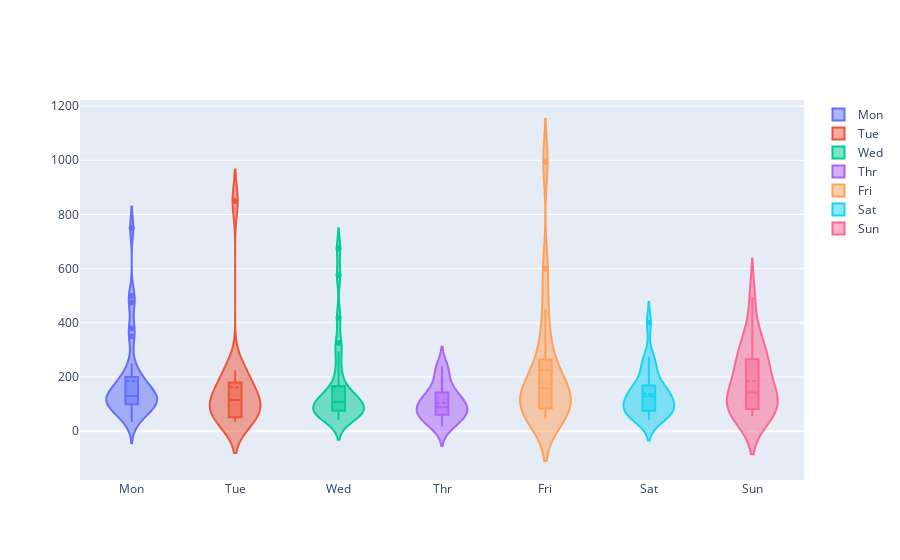

Source (notebook cell):
### Code cell
import plotly.graph_objects as go

choose = 2017
df = calendar_pd_filtered_lst[choose - 2015]

days = ["Mon", "Tue", "Wed", "Thr", "Fri", "Sat", "Sun"]
fig = go.Figure()
for day in days:
    fig.add_trace(go.Violin(x=df['weekofday'][df['weekofday'] == day],
                            y=df['price'][df['weekofday'] == day],
                            name=day,
                            box_visible=True,
                            meanline_visible=True))

fig.show()

### Figure 1 — Plotly figure (JSON) as saved in the notebook; plotly's stock layout.template omitted (floating-point values rounded to 4 significant figures)
{"data": [{"box": {"visible": true}, "meanline": {"visible": true}, "name": "Mon", "type": "violin", "x": ["Mon", "Mon", "Mon", "Mon", "Mon", "Mon", "Mon", "Mon", "Mon", "Mon", "Mon", "Mon", "Mon", "Mon", "Mon", "Mon", "Mon", "Mon", "Mon", "Mon", "Mon", "Mon", "Mon", "Mon", "Mon", "Mon", "Mon", "Mon", "Mon", "Mon", "Mon"], "y": [130, 250, 475, 125, 198, 100, 120, 179, 499, 159, 110, 34, 86, 379, 50, 130, 158, 200, 111, 129, 77, 130, 120, 200, 750, 75, 350, 94, 99, 62, 162]}, {"box": {"visible": true}, "meanline": {"visible": true}, "name": "Tue", "type": "violin", "x": ["Tue", "Tue", "Tue", "Tue", "Tue", "Tue", "Tue", "Tue", "Tue", "Tue", "Tue", "Tue", "Tue", "Tue", "Tue", "Tue"], "y": [35, 53, 95, 50, 129, 225, 850, 49, 149, 210, 45, 121, 108, 224, 148, 95]}, {"box": {"visible": true}, "meanline": {"visible": true}, "name": "Wed", "type": "violin", "x": ["Wed", "Wed", "Wed", "Wed", "Wed", "Wed", "Wed", "Wed", "Wed", "Wed", "Wed", "Wed", "Wed", "Wed", "Wed", "Wed", "Wed", "Wed", "Wed", "Wed", "Wed", "Wed", "Wed", "Wed", "Wed", "Wed", "Wed", "Wed"], "y": [115, 61, 75, 100, 230, 120, 120, 75, 140, 419, 42, 295, 73, 575, 118, 70, 79, 89, 79, 139, 45, 79, 75, 325, 675, 145, 51, 189]}, {"box": {"visible": true}, "meanline": {"visible": true}, "name": "Thr", "type": "violin", "x": ["Thr", "Thr", "Thr", "Thr", "Thr", "Thr", "Thr", "Thr", "Thr", "Thr", "Thr", "Thr", "Thr", "Thr", "Thr", "Thr", "Thr", "Thr", "Thr"], "y": [88, 59, 116, 150, 105, 109, 17, 43, 85, 125, 65, 67, 225, 48, 25, 79, 240, 149, 189]}, {"box": {"visible": true}, "meanline": {"visible": true}, "name": "Fri", "type": "violin", "x": ["Fri", "Fri", "Fri", "Fri", "Fri", "Fri", "Fri", "Fri", "Fri", "Fri", "Fri", "Fri", "Fri", "Fri", "Fri", "Fri", "Fri", "Fri", "Fri"], "y": [599, 450, 995, 83, 189, 175, 65, 158, 180, 86, 190, 75, 325, 47, 95, 59, 289, 105, 118]}, {"box": {"visible": true}, "meanline": {"visible": true}, "name": "Sat", "type": "violin", "x": ["Sat", "Sat", "Sat", "Sat", "Sat", "Sat", "Sat", "Sat", "Sat", "Sat", "Sat", "Sat", "Sat", "Sat", "Sat", "Sat", "Sat", "Sat", "Sat", "Sat", "Sat", "Sat", "Sat", "Sat", "Sat"], "y": [164, 129, 142, 130, 80, 65, 180, 96, 100, 90, 151, 65, 42, 400, 130, 203, 65, 51, 79, 99, 239, 275, 150, 50, 250]}, {"box": {"visible": true}, "meanline": {"visible": true}, "name": "Sun", "type": "violin", "x": ["Sun", "Sun", "Sun", "Sun", "Sun", "Sun", "Sun", "Sun", "Sun", "Sun", "Sun", "Sun", "Sun", "Sun", "Sun", "Sun", "Sun", "Sun", "Sun", "Sun"], "y": [85, 350, 285, 70, 92, 55, 120, 199, 265, 265, 79, 350, 65, 239, 130, 199, 150, 495, 70, 135]}], "layout": {}}
